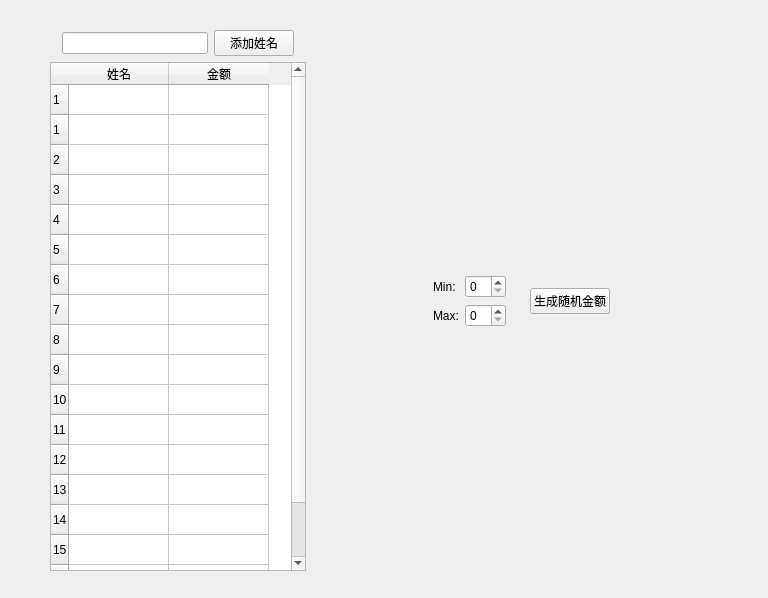
<?xml version="1.0" encoding="UTF-8"?>
<ui version="4.0">
 <class>Taxi</class>
 <widget class="QWidget" name="Taxi">
  <property name="geometry">
   <rect>
    <x>0</x>
    <y>0</y>
    <width>768</width>
    <height>598</height>
   </rect>
  </property>
  <property name="windowTitle">
   <string>Form</string>
  </property>
  <widget class="QWidget" name="">
   <property name="geometry">
    <rect>
     <x>50</x>
     <y>30</y>
     <width>681</width>
     <height>541</height>
    </rect>
   </property>
   <layout class="QHBoxLayout" name="horizontalLayout_5">
    <item>
     <layout class="QVBoxLayout" name="verticalLayout">
      <item>
       <layout class="QHBoxLayout" name="horizontalLayout_2">
        <property name="leftMargin">
         <number>12</number>
        </property>
        <property name="rightMargin">
         <number>12</number>
        </property>
        <item>
         <widget class="QLineEdit" name="nameLineEdit">
          <property name="toolTip">
           <string/>
          </property>
          <property name="text">
           <string/>
          </property>
          <property name="placeholderText">
           <string notr="true"/>
          </property>
         </widget>
        </item>
        <item>
         <widget class="QPushButton" name="pushButton">
          <property name="toolTip">
           <string/>
          </property>
          <property name="text">
           <string>添加姓名</string>
          </property>
         </widget>
        </item>
       </layout>
      </item>
      <item>
       <widget class="QTableWidget" name="tableWidget">
        <row>
         <property name="text">
          <string>1</string>
         </property>
        </row>
        <row>
         <property name="text">
          <string>1</string>
         </property>
        </row>
        <row>
         <property name="text">
          <string>2</string>
         </property>
        </row>
        <row>
         <property name="text">
          <string>3</string>
         </property>
        </row>
        <row>
         <property name="text">
          <string>4</string>
         </property>
        </row>
        <row>
         <property name="text">
          <string>5</string>
         </property>
        </row>
        <row>
         <property name="text">
          <string>6</string>
         </property>
        </row>
        <row>
         <property name="text">
          <string>7</string>
         </property>
        </row>
        <row>
         <property name="text">
          <string>8</string>
         </property>
        </row>
        <row>
         <property name="text">
          <string>9</string>
         </property>
        </row>
        <row>
         <property name="text">
          <string>10</string>
         </property>
        </row>
        <row>
         <property name="text">
          <string>11</string>
         </property>
        </row>
        <row>
         <property name="text">
          <string>12</string>
         </property>
        </row>
        <row>
         <property name="text">
          <string>13</string>
         </property>
        </row>
        <row>
         <property name="text">
          <string>14</string>
         </property>
        </row>
        <row>
         <property name="text">
          <string>15</string>
         </property>
        </row>
        <row>
         <property name="text">
          <string>16</string>
         </property>
        </row>
        <row>
         <property name="text">
          <string/>
         </property>
         <property name="textAlignment">
          <set>AlignCenter</set>
         </property>
        </row>
        <column>
         <property name="text">
          <string>姓名</string>
         </property>
        </column>
        <column>
         <property name="text">
          <string>金额</string>
         </property>
        </column>
       </widget>
      </item>
     </layout>
    </item>
    <item>
     <spacer name="horizontalSpacer">
      <property name="orientation">
       <enum>Qt::Horizontal</enum>
      </property>
      <property name="sizeHint" stdset="0">
       <size>
        <width>40</width>
        <height>20</height>
       </size>
      </property>
     </spacer>
    </item>
    <item>
     <layout class="QVBoxLayout" name="verticalLayout_2">
      <item>
       <spacer name="verticalSpacer">
        <property name="orientation">
         <enum>Qt::Vertical</enum>
        </property>
        <property name="sizeHint" stdset="0">
         <size>
          <width>20</width>
          <height>188</height>
         </size>
        </property>
       </spacer>
      </item>
      <item>
       <layout class="QHBoxLayout" name="horizontalLayout">
        <item>
         <layout class="QGridLayout" name="gridLayout">
          <item row="1" column="0">
           <widget class="QLabel" name="label_2">
            <property name="sizePolicy">
             <sizepolicy hsizetype="Fixed" vsizetype="Preferred">
              <horstretch>0</horstretch>
              <verstretch>0</verstretch>
             </sizepolicy>
            </property>
            <property name="text">
             <string>Max:</string>
            </property>
           </widget>
          </item>
          <item row="1" column="1">
           <widget class="QSpinBox" name="spinBox_2"/>
          </item>
          <item row="0" column="0">
           <widget class="QLabel" name="label">
            <property name="sizePolicy">
             <sizepolicy hsizetype="Fixed" vsizetype="Preferred">
              <horstretch>0</horstretch>
              <verstretch>0</verstretch>
             </sizepolicy>
            </property>
            <property name="text">
             <string>Min:</string>
            </property>
           </widget>
          </item>
          <item row="0" column="1">
           <widget class="QSpinBox" name="spinBox"/>
          </item>
         </layout>
        </item>
        <item>
         <spacer name="horizontalSpacer_3">
          <property name="orientation">
           <enum>Qt::Horizontal</enum>
          </property>
          <property name="sizeType">
           <enum>QSizePolicy::Fixed</enum>
          </property>
          <property name="sizeHint" stdset="0">
           <size>
            <width>18</width>
            <height>20</height>
           </size>
          </property>
         </spacer>
        </item>
        <item>
         <widget class="QPushButton" name="pushButton_2">
          <property name="text">
           <string>生成随机金额</string>
          </property>
         </widget>
        </item>
       </layout>
      </item>
      <item>
       <spacer name="verticalSpacer_2">
        <property name="orientation">
         <enum>Qt::Vertical</enum>
        </property>
        <property name="sizeHint" stdset="0">
         <size>
          <width>20</width>
          <height>188</height>
         </size>
        </property>
       </spacer>
      </item>
     </layout>
    </item>
    <item>
     <spacer name="horizontalSpacer_2">
      <property name="orientation">
       <enum>Qt::Horizontal</enum>
      </property>
      <property name="sizeHint" stdset="0">
       <size>
        <width>40</width>
        <height>20</height>
       </size>
      </property>
     </spacer>
    </item>
   </layout>
  </widget>
 </widget>
 <resources/>
 <connections/>
</ui>
